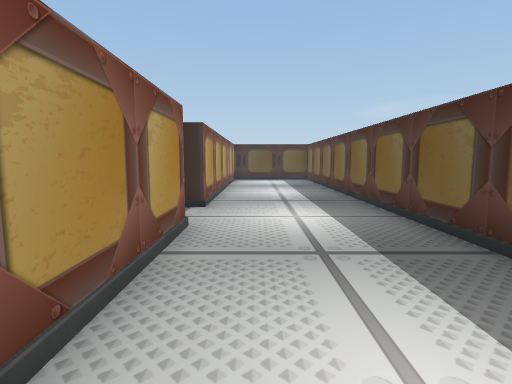
view 1 (above)

21 first-person views from a walk through a scene from a Unity 3-D project. The camera is 1.4 m above the floor, tilts 6° down and sees 80° across. Doors are open. The floor is counted in squares, 1 m on a side. Each view is taken from the middle of a square. On the plan, view 1 faces up. The plan holds only what a view shows up to about 14 squares ahead; the rest is blank. The player character is not drawn.

view 2
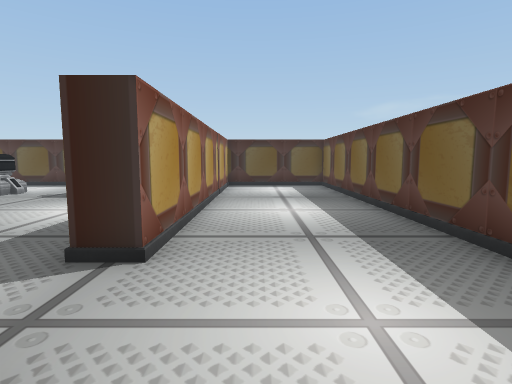

view 3
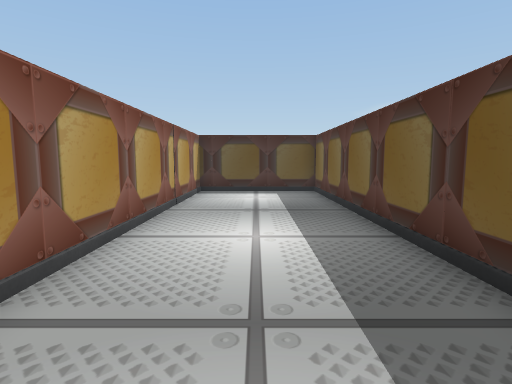

view 4
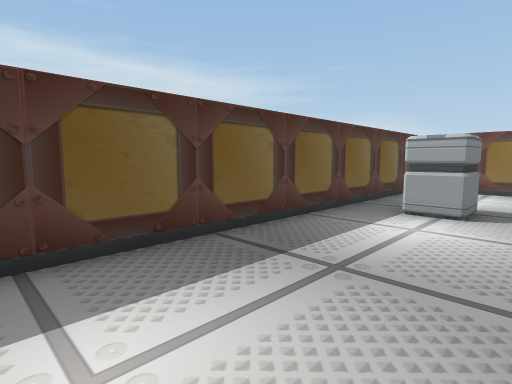

view 5
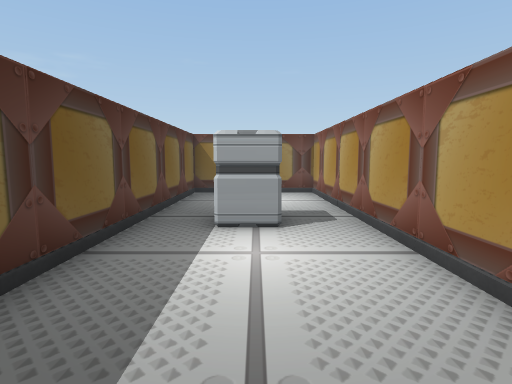

view 6
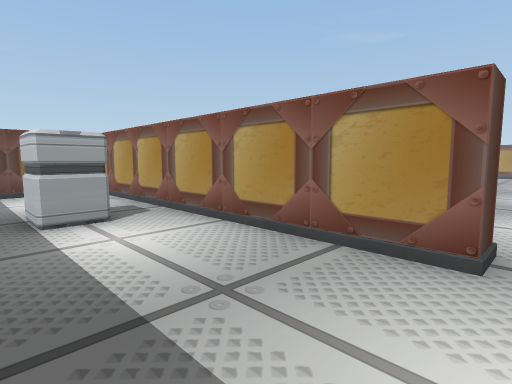

view 7
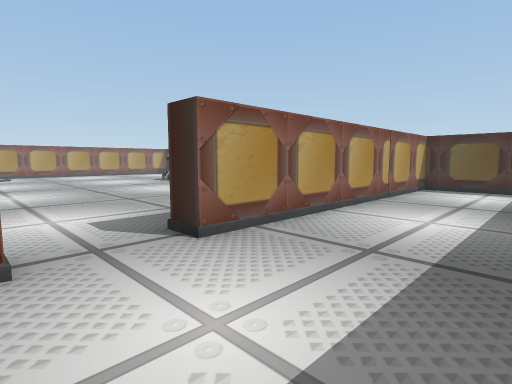

view 8
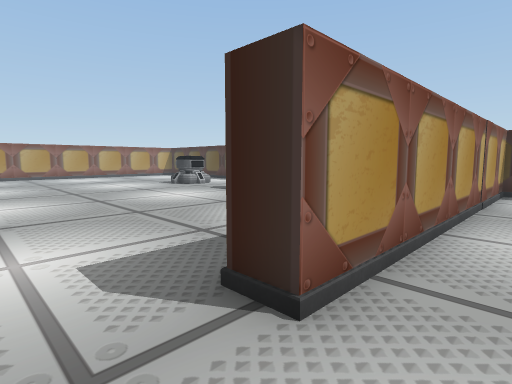

view 9
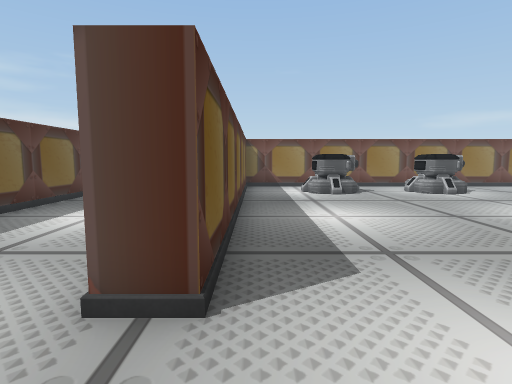

view 10
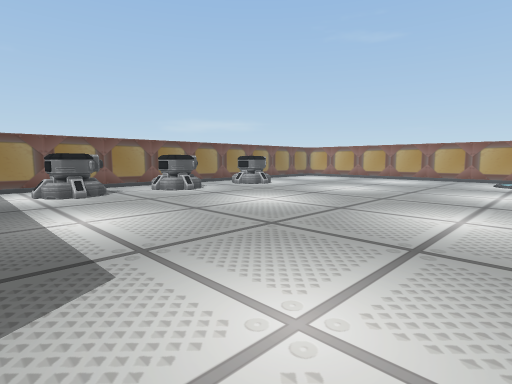

view 11
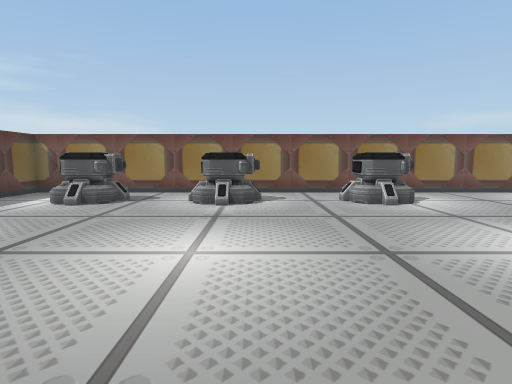

view 12
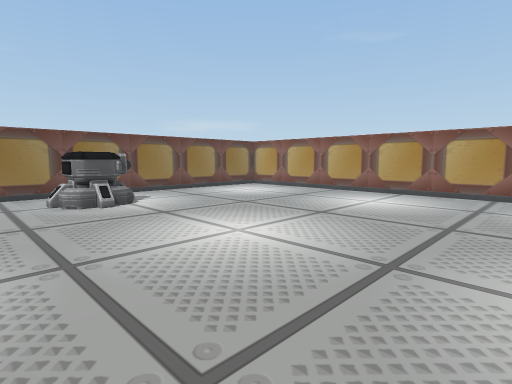

view 13
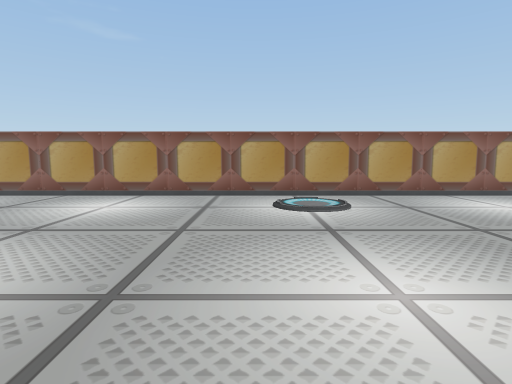

view 14
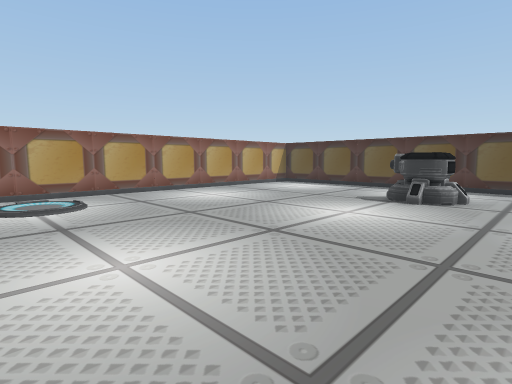

view 15
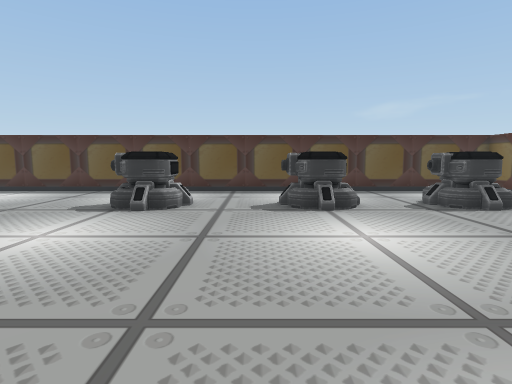

view 16
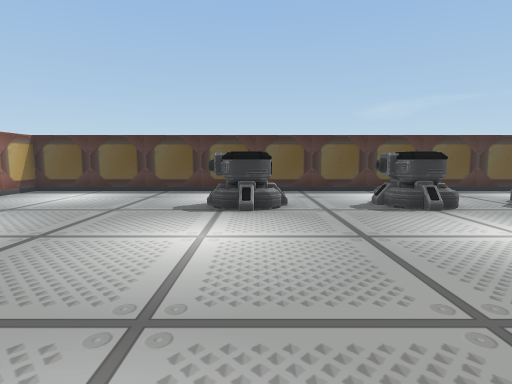

view 17
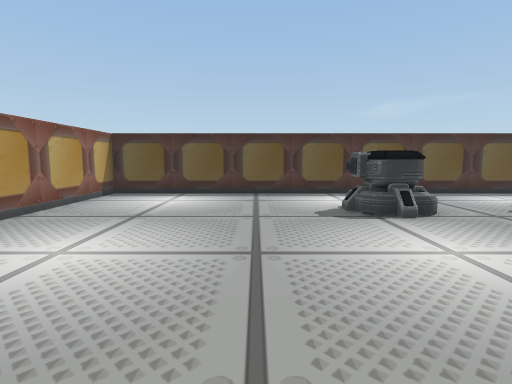

view 18
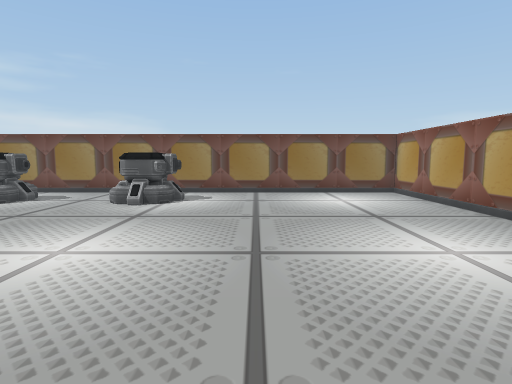

view 19
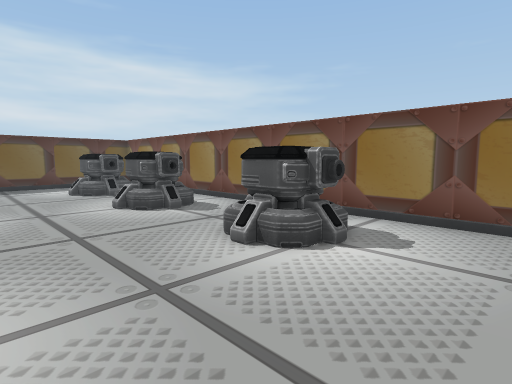

view 20
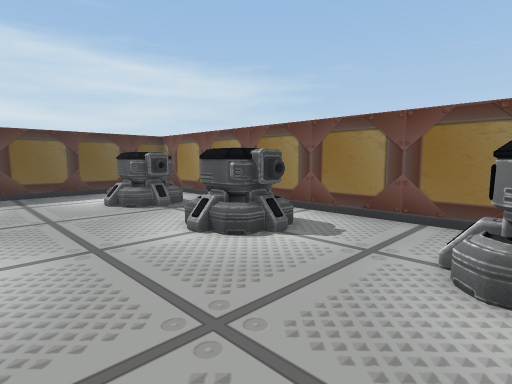

view 21
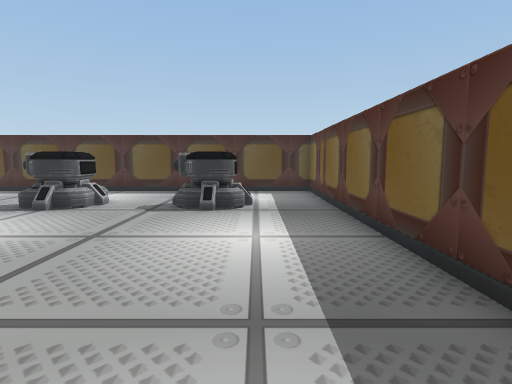

### Floor plan
Points are (right, up) in squares from view 1. A wall is a line through its corners. A room is listed if a view was taken in it or the views show most of it. See-through windows are left out.
Room 1 (views 1, 2, 3, 4, 5, 6, 7, 8)
walls: (-1.5, 6.4) (-1.5, -7.2) (3.7, -7.2) (3.7, 21.8) (-1.5, 21.8) (-1.5, 9.1)
ways out: open door at (-2, 7.5) to room 2
objects: barrel (1, -1) to (2, 0)
Room 2 (views 9, 10, 11, 12, 13, 14, 15, 16, 17, 18, 19, 20, 21)
walls: (-2.6, 10.8) (-2.6, 21.8) (-26, 21.8) (-26, -7.2) (-2.6, -7.2) (-2.6, 6.4)
ways out: open door at (-2, 7.5) to room 1
objects: other object (-24, 7) to (-22, 9); turret (-17, -5) to (-15, -4); turret (-17, 17) to (-15, 18); turret (-12, -5) to (-10, -4); turret (-12, 17) to (-10, 18); turret (-7, -5) to (-5, -4); turret (-7, 17) to (-5, 18)

Where each view was taken, in squares from view 1:
view 1: 0 up, 0 right, facing up
view 2: 5 up, 0 right, facing up
view 3: 8 up, 1 right, facing up
view 4: 8 up, 1 left, facing down-right
view 5: 6 up, 1 right, facing down
view 6: 7 up, 3 right, facing down-left
view 7: 6 up, 3 right, facing up-left
view 8: 7 up, 0 right, facing up-left
view 9: 9 up, 3 left, facing down
view 10: 9 up, 3 left, facing down-left
view 11: 6 up, 12 left, facing down
view 12: 6 up, 13 left, facing down-left
view 13: 6 up, 14 left, facing left
view 14: 6 up, 13 left, facing up-left
view 15: 8 up, 13 left, facing up
view 16: 8 up, 16 left, facing up
view 17: 9 up, 20 left, facing up
view 18: 6 up, 20 left, facing down
view 19: 0 up, 20 left, facing down-right
view 20: 0 up, 16 left, facing down-right
view 21: 8 up, 5 left, facing up
